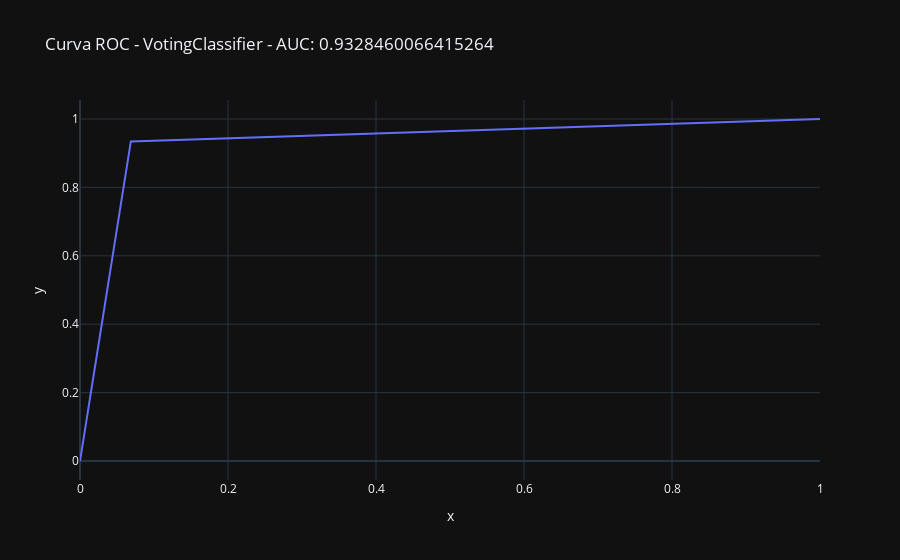

Notebook code for this chart:
### Markdown cell above
## 4.Entregue un reporte de métricas de su modelo final, matriz de confusión y conclusiones sobre lo obtenido. ¿Cree que su modelo es un buen modelo? Comente.

### Code cell
y_pred = voting_classifier.predict(X_pca)
print(f"Model: VotingClassifier")
print(classification_report(y, y_pred))
print("-" * 60)
print(confusion_matrix(y, y_pred))
print("-" * 60)
print('AUC')
auc = roc_auc_score(y, y_pred)
fpr, tpr, _ = roc_curve(y, y_pred)
px.line(x=fpr, y=tpr, title=f"Curva ROC - VotingClassifier - AUC: {auc}").show()
print(f"AUC: {auc}")

### Figure 1 — Plotly figure (JSON) as saved in the notebook; plotly's stock layout.template omitted (floating-point values rounded to 4 significant figures)
{"data": [{"hovertemplate": "x=%{x}<br>y=%{y}<extra></extra>", "legendgroup": "", "line": {"color": "#636efa", "dash": "solid"}, "marker": {"symbol": "circle"}, "mode": "lines", "name": "", "orientation": "v", "showlegend": false, "x": [0.0, 0.06871, 1.0], "xaxis": "x", "y": [0.0, 0.9344, 1.0], "yaxis": "y", "type": "scatter"}], "layout": {"xaxis": {"anchor": "y", "domain": [0.0, 1.0], "title": {"text": "x"}}, "yaxis": {"anchor": "x", "domain": [0.0, 1.0], "title": {"text": "y"}}, "legend": {"tracegroupgap": 0}, "title": {"text": "Curva ROC - VotingClassifier - AUC: 0.9328460066415264"}}}
